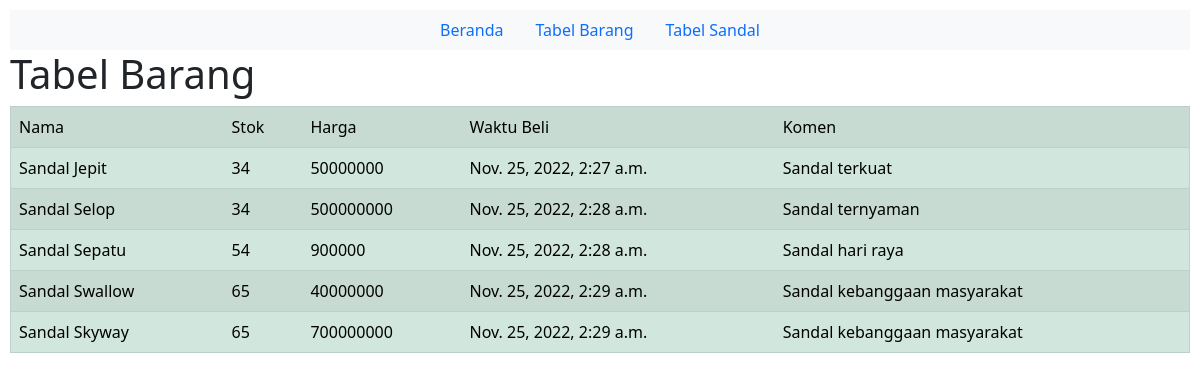
The app's page /Tsandal/ with its own data.
### dashboard/models.py (models this page shows, shortened)
class Sandal(models.Model):
    nama = models.CharField(max_length=50)
    stok = models.IntegerField()
    harga = models.BigIntegerField()
    waktu_beli = models.DateTimeField(auto_now_add=True)
    komen = models.CharField(max_length=150)

### dashboard/views.py (the view)
# urls.py: path('Tsandal/', tampilSandal),
def tampilSandal(request):
    sandal = Sandal.objects.all()
    konteks = {
        'sandal': sandal ,
    }
    return render (request, 'tampil_sandal.html', konteks)

### templates/tampil_sandal.html
{% extends 'base.html' %}
{% load static %}
{% block sandal %}
<h1>Tabel Barang</h1>
<table border="1" class="table table-striped table-success">
	<tr>
		<td>Nama</td>
		<td>Stok</td>
		<td>Harga</td>
		<td>Waktu Beli</td>
		<td>Komen</td>
	</tr>
	{% for Sandal in sandal %}
	<tr>
		<td>{{ Sandal.nama}}</td>
		<td>{{ Sandal.stok}}</td>
		<td>{{ Sandal.harga}}</td>
		<td>{{ Sandal.waktu_beli}}</td>
		<td>{{ Sandal.komen}}</td>
	</tr>
	{% endfor %}
</table>
{% endblock %}

### templates/base.html (shortened to what this page needs)
<!DOCTYPE HTML>
<html>
<head>
	<link rel="stylesheet" href="../static/css/style.css">
    <link href="https://cdn.jsdelivr.net/npm/bootstrap@5.0.2/dist/css/bootstrap.min.css" rel="stylesheet">
</head>
<body>
        <ul class="nav justify-content-center bg-light sticky-lg-top">
            <li class="nav-item">
              <a class="nav-link active" aria-current="page" href="/">Beranda</a>
            </li>
            <li class="nav-item">
              <a class="nav-link" href="/Tbarang">Tabel Barang</a>
            </li>
            <li class="nav-item">
              <a class="nav-link" href="/Tsandal">Tabel Sandal </a>
            </li>
          </ul>
    {% block sandal %}
    {% endblock %}
</body>
</html>

### static/css/style.css (style rules this page uses)
* { box-sizing: border-box; }
body { font-family:britannic bold; padding: 10px; background:#f1f1f1; }
body { background-color:#3b3a39; }

### records on screen
Sandal: nama "Sandal Jepit", stok "34", harga "50000000", waktu_beli "Nov. 25, 2022, 2:27 a.m.", komen "Sandal terkuat"
Sandal: nama "Sandal Selop", stok "34", harga "500000000", waktu_beli "Nov. 25, 2022, 2:28 a.m.", komen "Sandal ternyaman"
Sandal: nama "Sandal Sepatu", stok "54", harga "900000", waktu_beli "Nov. 25, 2022, 2:28 a.m.", komen "Sandal hari raya"
Sandal: nama "Sandal Swallow", stok "65", harga "40000000", waktu_beli "Nov. 25, 2022, 2:29 a.m.", komen "Sandal kebanggaan masyarakat"
Sandal: nama "Sandal Skyway", stok "65", harga "700000000", waktu_beli "Nov. 25, 2022, 2:29 a.m.", komen "Sandal kebanggaan masyarakat"
